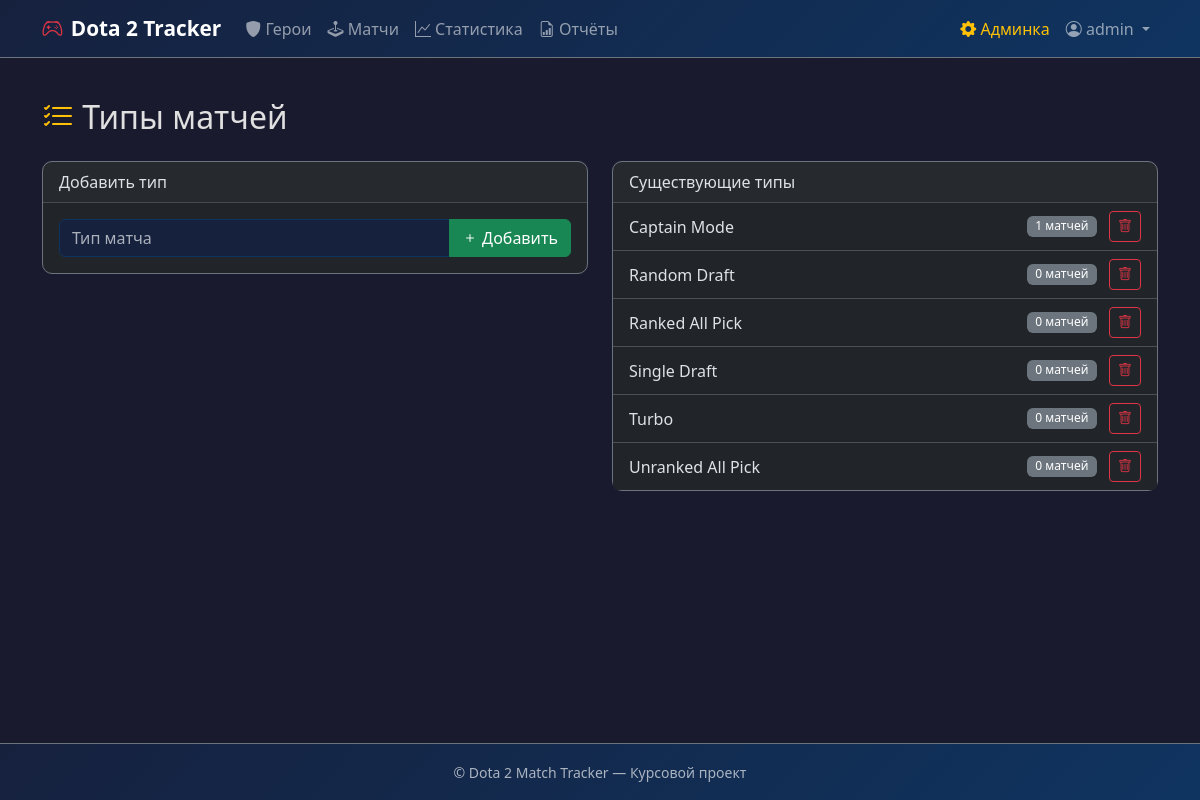
The app's page /admin/match-types (signed in) with its own data.
### models.py (models this page shows, shortened)
class User(UserMixin, db.Model):
    __tablename__ = 'users'
    id = db.Column(db.Integer, primary_key=True)
    username = db.Column(db.String(64), unique=True, nullable=False, index=True)
    email = db.Column(db.String(120), unique=True, nullable=False, index=True)
    password_hash = db.Column(db.String(256), nullable=False)
    is_admin = db.Column(db.Boolean, default=False)
    created_at = db.Column(db.DateTime, default=datetime.utcnow)
    is_active_user = db.Column(db.Boolean, default=True)
    matches = db.relationship('Match', backref='player', lazy='dynamic',
                              cascade='all, delete-orphan')

class MatchType(db.Model):
    __tablename__ = 'match_types'
    id = db.Column(db.Integer, primary_key=True)
    name = db.Column(db.String(50), unique=True, nullable=False)
    matches = db.relationship('Match', backref='match_type_ref', lazy='dynamic')

### app.py (the view)
@app.route('/admin/match-types', methods=['GET', 'POST'])
@login_required
@admin_required
def admin_match_types():
    form = MatchTypeForm()
    if form.validate_on_submit():
        mt = MatchType(name=form.name.data)
        db.session.add(mt)
        db.session.commit()
        flash('Тип матча добавлен!', 'success')
        return redirect(url_for('admin_match_types'))
    types = MatchType.query.order_by(MatchType.name).all()
    return render_template('admin/match_types.html', types=types, form=form)

### forms.py
class MatchTypeForm(FlaskForm):
    name = StringField('Тип матча', validators=[DataRequired(), Length(max=50)])
    submit = SubmitField('Сохранить')

### app.py (called while the page is built)
@login_manager.user_loader
def load_user(user_id):
    return User.query.get(int(user_id))

def admin_required(f):
    @wraps(f)
    def decorated_function(*args, **kwargs):
        if not current_user.is_authenticated or not current_user.is_admin:
            abort(403)
        return f(*args, **kwargs)
    return decorated_function

@app.context_processor
def inject_now():
    return {'now': datetime.today}

### templates/admin/match_types.html (shortened to what this page needs)
{% extends "base.html" %}
{% block content %}
<h2 class="mb-4"><i class="bi bi-list-check text-warning"></i> Типы матчей</h2>
<div class="row">
    <div class="col-md-6">
        <div class="card bg-dark border-secondary mb-4">
            <div class="card-header">Добавить тип</div>
            <div class="card-body">
                <form method="POST">
                    <div class="input-group">
                        {{ form.name(class="form-control", placeholder="Тип матча") }}
                        <button type="submit" class="btn btn-success">
                            <i class="bi bi-plus"></i> Добавить
                        </button>
                    </div>
                </form>
            </div>
        </div>
    </div>
    <div class="col-md-6">
        <div class="card bg-dark border-secondary">
            <div class="card-header">Существующие типы</div>
            <ul class="list-group list-group-flush">
                {% for t in types %}
                <li class="list-group-item bg-dark d-flex justify-content-between align-items-center">
                    {{ t.name }}
                    <span>
                        <span class="badge bg-secondary">{{ t.matches.count() }} матчей</span>
                        <form method="POST" action="{{ url_for('admin_delete_match_type', type_id=t.id) }}"
                              class="d-inline" onsubmit="return confirm('Удалить тип?');">
                            <button type="submit" class="btn btn-sm btn-outline-danger ms-2">
                                <i class="bi bi-trash"></i>
                            </button>
                        </form>
                    </span>
                </li>
                {% endfor %}
            </ul>
        </div>
    </div>
</div>
{% endblock %}

### templates/base.html (shortened to what this page needs)
<!DOCTYPE html>
<html lang="ru" data-bs-theme="dark">
<head>
    <link href="https://cdn.jsdelivr.net/npm/bootstrap@5.3.2/dist/css/bootstrap.min.css" rel="stylesheet">
    <link href="https://cdn.jsdelivr.net/npm/bootstrap-icons@1.11.2/font/bootstrap-icons.css" rel="stylesheet">
    <link href="{{ url_for('static', filename='css/style.css') }}" rel="stylesheet">
</head>
<body>
    <nav class="navbar navbar-expand-lg navbar-dark bg-dark border-bottom border-secondary">
        <div class="container">
            <a class="navbar-brand d-flex align-items-center" href="{{ url_for('index') }}">
                <i class="bi bi-controller me-2 text-danger"></i>
                <strong>Dota 2 Tracker</strong>
            </a>
            <div class="collapse navbar-collapse" id="navbarNav">
                <ul class="navbar-nav me-auto">
                    <li class="nav-item">
                        <a class="nav-link" href="{{ url_for('heroes') }}">
                            <i class="bi bi-shield-fill"></i> Герои
                        </a>
                    </li>
                    {% if current_user.is_authenticated %}
                    <li class="nav-item">
                        <a class="nav-link" href="{{ url_for('matches') }}">
                            <i class="bi bi-joystick"></i> Матчи
                        </a>
                    </li>
                    <li class="nav-item">
                        <a class="nav-link" href="{{ url_for('stats') }}">
                            <i class="bi bi-graph-up"></i> Статистика
                        </a>
                    </li>
                    <li class="nav-item">
                        <a class="nav-link" href="{{ url_for('reports') }}">
                            <i class="bi bi-file-earmark-bar-graph"></i> Отчёты
                        </a>
                    </li>
                    {% endif %}
                </ul>
                <ul class="navbar-nav">
                    {% if current_user.is_authenticated %}
                        {% if current_user.is_admin %}
                        <li class="nav-item">
                            <a class="nav-link text-warning" href="{{ url_for('admin_dashboard') }}">
                                <i class="bi bi-gear-fill"></i> Админка
                            </a>
                        </li>
                        {% endif %}
                        <li class="nav-item dropdown">
                            <a class="nav-link dropdown-toggle" href="#" role="button"
                               data-bs-toggle="dropdown">
                                <i class="bi bi-person-circle"></i> {{ current_user.username }}
                            </a>
                        </li>
                    {% endif %}
                </ul>
            </div>
        </div>
    </nav>
    <main class="container my-4">
        {% block content %}{% endblock %}
    </main>
    <footer class="bg-dark border-top border-secondary py-3 mt-auto">
        <div class="container text-center text-muted">
            <small>&copy; {{ now.year }} Dota 2 Match Tracker — Курсовой проект</small>
        </div>
    </footer>
</body>
</html>

### static/css/style.css (style rules this page uses)
body { min-height: 100vh; display: flex; flex-direction: column; background-color: #1a1a2e; color: #e0e0e0; }
main { flex: 1; }
.navbar { background: linear-gradient(135deg, #16213e 0%, #0f3460 100%) !important; }
.navbar-brand { font-size: 1.3rem; }
.card { border-radius: 10px; transition: transform 0.2s ease, box-shadow 0.2s ease; }
.badge { font-weight: 500; padding: 0.4em 0.7em; }
.form-control, .form-select { background-color: #16213e; border-color: #0f3460; color: #e0e0e0; }
a { color: #53a8e2; }
footer { background: linear-gradient(135deg, #16213e 0%, #0f3460 100%) !important; }
.card { animation: fadeInUp 0.5s ease forwards; }

### records on screen
User: username "admin"
MatchType: name "Captain Mode", matches.count "1"
MatchType: name "Random Draft", matches.count "0"
MatchType: name "Ranked All Pick", matches.count "0"
MatchType: name "Single Draft", matches.count "0"
MatchType: name "Turbo", matches.count "0"
MatchType: name "Unranked All Pick", matches.count "0"
